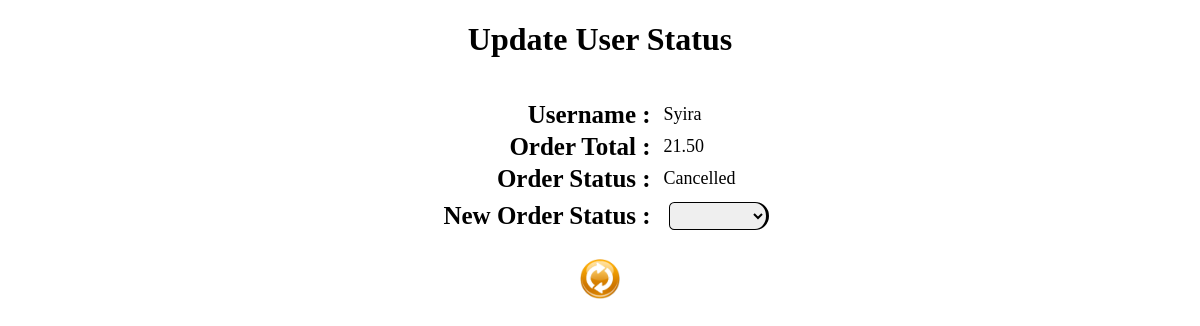
/custspace/user/update-order.php?id=1, run on the app's committed database.
### tables this page shows
CREATE TABLE IF NOT EXISTS `saved_order` (
  `id` int(11) NOT NULL AUTO_INCREMENT,
  `order_total` decimal(5,2) NOT NULL,
  `cust_name` varchar(50) NOT NULL,
  `email` varchar(50) NOT NULL,
  `address` text NOT NULL,
  `phone` varchar(15) NOT NULL,
  `order_date` varchar(40) NOT NULL,
  `delivery_date` varchar(40) NOT NULL,
  `status` varchar(20) NOT NULL,
  PRIMARY KEY (`id`)
);

### custspace/user/update-order.php (the view, shortened to what this page needs)
<?php
	$id=$_GET['id'];
	$query = mysql_query("SELECT * FROM saved_order WHERE id ='$id'");
	$numrows = mysql_num_rows($query);
	if($numrows!=0)
	{
		while($row = mysql_fetch_assoc($query))
		{
			$cust_name = $row['cust_name'];
			$order_total = $row['order_total'];
			$status = $row['status'];
		}
	}
?>
<!DOCTYPE html PUBLIC "-//W3C//DTD XHTML 1.0 Transitional//EN" "http://www.w3.org/TR/xhtml1/DTD/xhtml1-transitional.dtd">
<html xmlns="http://www.w3.org/1999/xhtml">
<head>
</head>
<body>
<center>
<h1 align="center">Update User Status</h1>
<br />
<form method="POST" action="update-order_dbase.php">
<table id="upd_table">
	<tr>
		<td class="label">
			Username :
		</td>
		<td class="input">
			<?php echo $cust_name; ?>
		</td>
	</tr>
	<tr>
		<td class="label">
			Order Total :
		</td>
		<td class="input">
			<?php echo $order_total; ?>
		</td>
	</tr>
	<tr>
		<td class="label">
			Order Status :
		</td>
		<td class="input">
			<?php echo $status; ?>
		</td>
	</tr>
	<tr>
		<td class="label">
			New Order Status :
		</td>
		<td class="input">
			<select class="textbox" id="new_status" name="new_status">
				<option></option>
				<option>Not Paid</option>
			</select>
		</td>
	</tr>
	</table>
	<br />
	<table>
	<tr>
		<td colspan="2">
			<input type="image" src="../../picture/CustomerSpace/update.png" id="upd_icon" title="Update Now">
		</td>
	</tr>
</table>
</form>
</center>
</body>
</html>

### custspace/user/update-order.php (style rules this page uses)
#upd_table { width: 400px; }
#upd_icon { width: 40px; height: 40px; }
.label { text-align: right; font-weight: bold; font-size: 25px; }
table { text-align: center; }
.textbox { border:1px solid #000000; border-right: 3px solid #000000; border-top-right-radius:80px; border-bottom-right-radius:80px; border-top-left-radius:30px; border-bottom-left-radius:30px; font-family:Calibri; font-size:18px; margin: 5px; padding: 2px; }
.input { text-align: left; padding-left: 10px; font-size: 18px; }

### data on the page
saved_order: cust_name "Syira", order_total "21.50", status "Cancelled"
